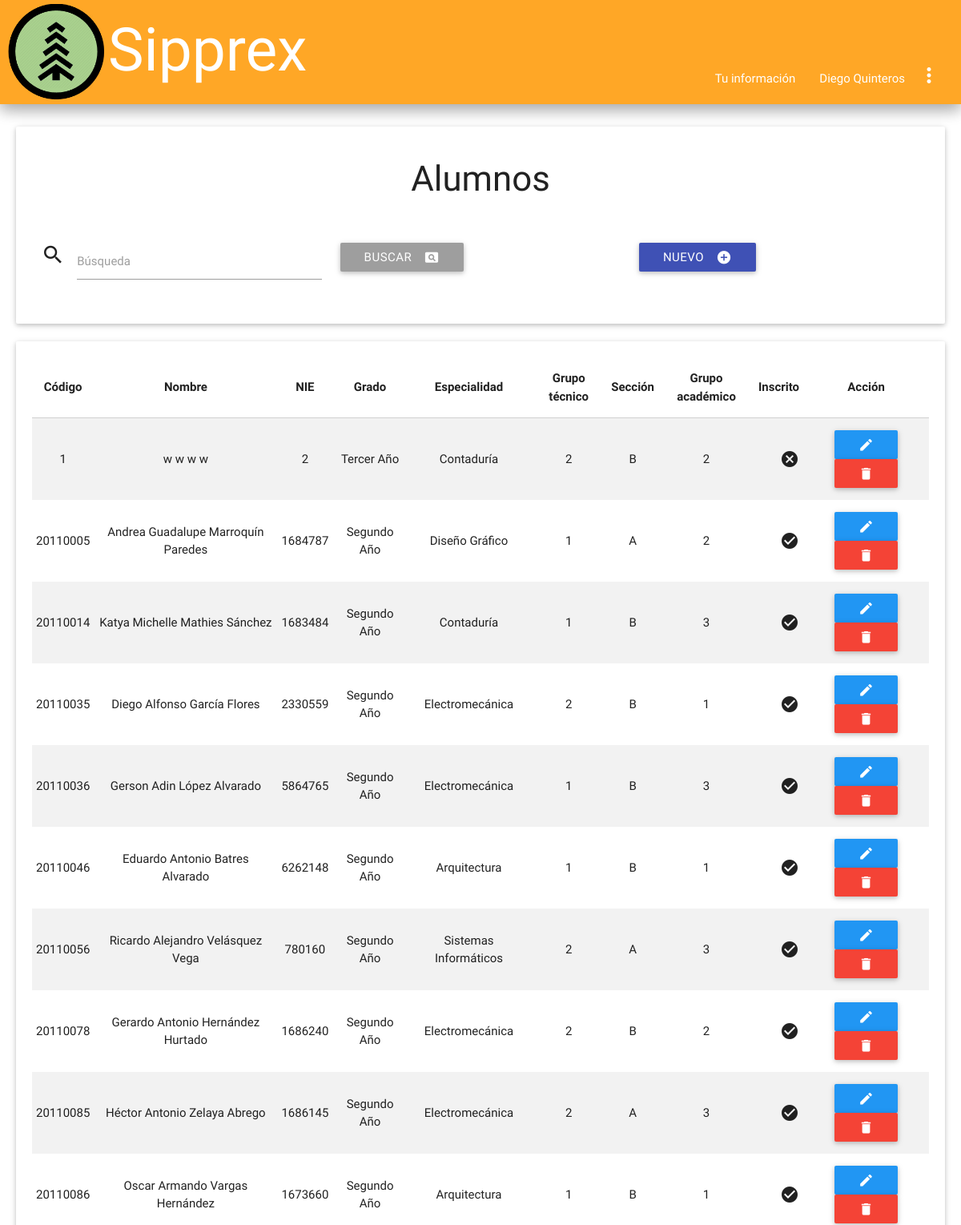
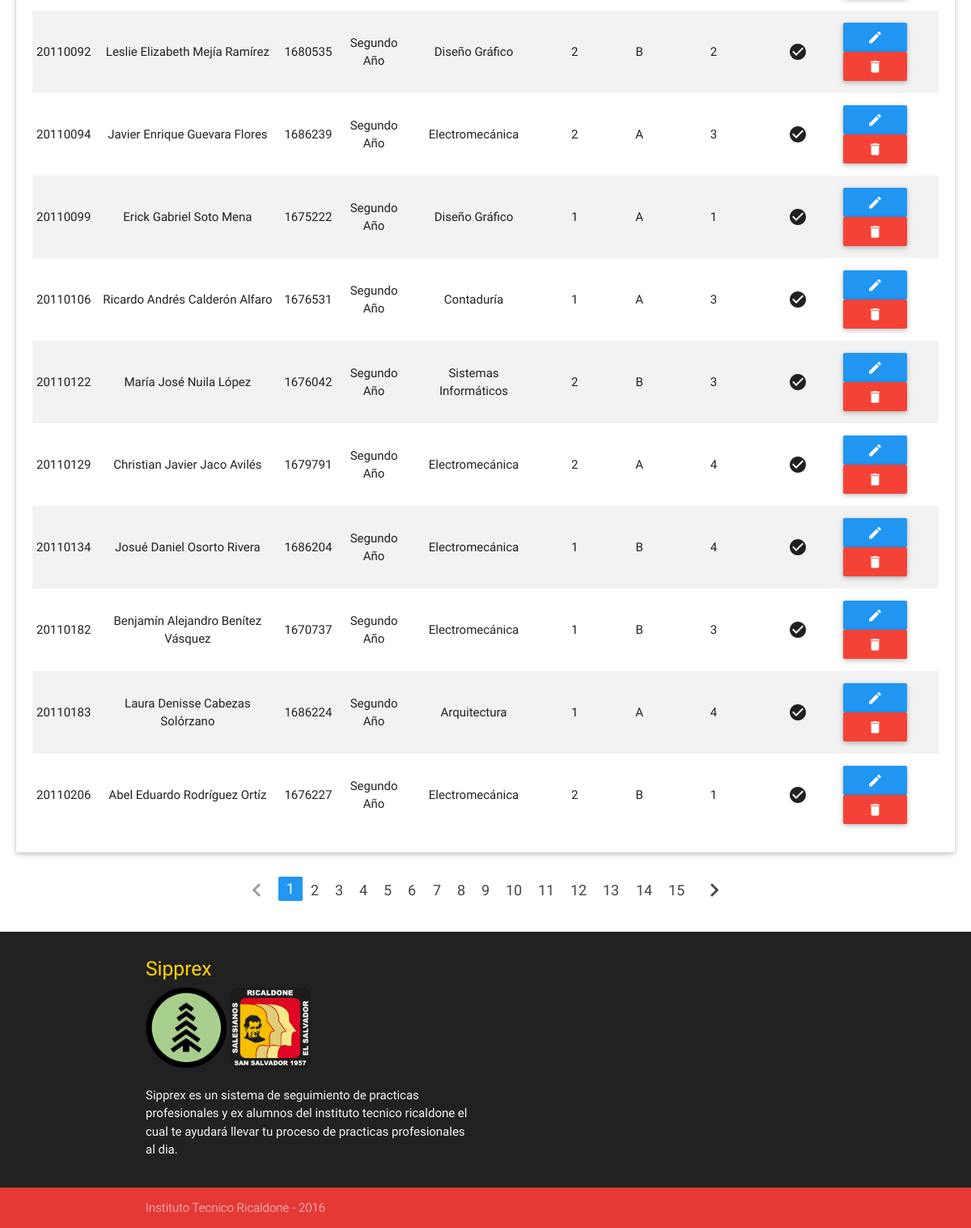
The page /admin/alumnos_index.php (signed in) on the database its author committed (2 pictures, top to bottom).
### tables this page shows
CREATE TABLE `alumnos` (
  `carnet` int(8) NOT NULL,
  `contraseña` varchar(100) NOT NULL,
  `nie` int(7) DEFAULT NULL,
  `nombre1` varchar(9) DEFAULT NULL,
  `nombre2` varchar(10) DEFAULT NULL,
  `apellido1` varchar(11) DEFAULT NULL,
  `apellido2` varchar(11) DEFAULT NULL,
  `grado` int(2) DEFAULT NULL,
  `especialidad` int(2) DEFAULT NULL,
  `grupo_Tecnic` int(2) DEFAULT NULL,
  `secc` int(2) DEFAULT NULL,
  `grupo_academ` int(2) DEFAULT NULL,
  `inscrito` varchar(9) DEFAULT NULL,
  `pregunta` varchar(50) NOT NULL,
  `respuesta` varchar(25) NOT NULL
);

CREATE TABLE `especialidades` (
  `id_especialidad` int(2) NOT NULL,
  `especialidad` varchar(21) DEFAULT NULL
);

CREATE TABLE `grupo_tecnico` (
  `id_grupo_tec` int(2) NOT NULL,
  `grupo_tec` int(1) DEFAULT NULL
);

CREATE TABLE `secciones` (
  `id_seccion` int(2) NOT NULL,
  `seccion` varchar(1) DEFAULT NULL
);

CREATE TABLE `grupo_academico` (
  `id_grupo_aca` int(2) NOT NULL,
  `grupo_aca` int(1) DEFAULT NULL
);

### bibliotecas/conexion.php (called while the page is built, shortened)
<?php
class Database
{
    private static $connection;
    private static function connect()
    {
        $server = 'localhost';
        $database = 'ssppea';
        $username = 'admin_sipprex';
        $password = 'sipprexricaldone';
        $options = array(PDO::MYSQL_ATTR_INIT_COMMAND => "set names utf8");
        self::$connection = null;
        try
        {
            self::$connection = new PDO("mysql:host=".$server."; dbname=".$database, $username, $password, $options);
            self::$connection->setAttribute(PDO::ATTR_ERRMODE, PDO::ERRMODE_EXCEPTION);
        }
        catch(PDOException $exception)
        {
            die($exception->getMessage());
        }
    }
    private static function desconnect()
    {
        self::$connection = null;
    }
    public static function getRow($query, $values)
    {
        $statement = self::$connection->prepare($query);
        $statement->execute($values);
        return $statement->fetch(PDO::FETCH_BOTH);
    }
    public static function getRows($query, $values)
    {
        $statement = self::$connection->prepare($query);
        $statement->execute($values);
        return $statement->fetchAll(PDO::FETCH_BOTH);
    }
}
?>

### admin/alumnos_index.php (the view, shortened to what this page needs)
<?php
 require("../bibliotecas/conexion.php");
 ?>
<!DOCTYPE html>
<html lang="es">
	<head>
		<?php include '../inc/styles.php'; ?>
	</head>
	<body>
		<?php
		 include("../inc/nav.php")
		 ?>
		<div class="card-panel paneles">
			<div class="titulo">
				<h3>Alumnos</h3>
			</div>
			<br>
			<form method='post' autocomplete="off" class='row'>
				<div class='input-field col s6 m4'>
					<i class='material-icons prefix'>search</i>
					<input id='buscar' autocomplete="off" type='text' name='buscar' class='validate'/>
					<label for='buscar' class='active'>Búsqueda</label>
				</div>
				<div class='input-field col s6 m4'>
					<button type='submit' class='btn grey left'><i class='material-icons right'>pageview</i>Buscar</button>
				</div>
				<div class='input-field col s12 m4'>
					<a href='alumnos_save.php' class='btn indigo'><i class='material-icons right'>add_circle</i>Nuevo</a>
				</div>
			</form>
		</div>
		<?php
		$page = null;
        if($page == null) {
            $page = 1;
        }
        if($page == "" || $page == "1")
        {
            $page1 = 0;
        }
        else {
            $page1 = ($page*20)-20;
        }
		if(!empty($_POST))
		{
			$search = strip_tags(trim($_POST['buscar']));
			$sql = "SELECT * FROM alumnos, años, especialidades, grupo_tecnico, secciones, grupo_academico WHERE alumnos.grado = años.id_año AND alumnos.especialidad = especialidades.id_especialidad AND alumnos.grupo_Tecnic = grupo_tecnico.id_grupo_tec AND alumnos.secc = secciones.id_seccion AND alumnos.grupo_academ = grupo_academico.id_grupo_aca AND apellido1 LIKE ? ORDER BY carnet LIMIT $page1,20";
			$params = array("%$search%");
		}
		else
		{
			$sql = "SELECT * FROM alumnos, años, especialidades, grupo_tecnico, secciones, grupo_academico WHERE alumnos.grado = años.id_año AND alumnos.especialidad = especialidades.id_especialidad AND alumnos.grupo_Tecnic = grupo_tecnico.id_grupo_tec AND alumnos.secc = secciones.id_seccion AND alumnos.grupo_academ = grupo_academico.id_grupo_aca ORDER BY carnet LIMIT $page1,20";
			$params = null;
		}
		$data = Database::getRows($sql, $params);
		if($data != null)
		{
			$tabla = 	"<div class='card-panel paneles'>
							<table class='centered striped responsive-table'>
								<thead>
									<tr>
										<th>Código</th>
										<th>Nombre</th>
										<th>NIE</th>
										<th>Grado</th>
										<th>Especialidad</th>
										<th>Grupo técnico</th>
										<th>Sección</th>
										<th>Grupo académico</th>
										<th>Inscrito</th>
										<th>Acción</th>
									</tr>
								</thead>
								<tbody>";
				foreach($data as $row)
				{
					$tabla .= 	"<tr>
									<td>$row[carnet]</td>
									<td>".htmlspecialchars($row['nombre1']).""." "."".htmlspecialchars($row['nombre2']).""." "."".htmlspecialchars($row['apellido1']).""." "."".htmlspecialchars($row['apellido2'])."</td>
									<td>".htmlspecialchars($row['nie'])."</td>
									<td>".htmlspecialchars($row['año'])."</td>
									<td>".htmlspecialchars($row['especialidad'])."</td>
									<td>".htmlspecialchars($row['grupo_tec'])."</td>
									<td>".htmlspecialchars($row['seccion'])."</td>
									<td>".htmlspecialchars($row['grupo_aca'])."</td>";
					if($row['inscrito'] == "VERDADERO"){
						$tabla .= "<td><i class='material-icons right'>check_circle</i></td>";
					}
					else{
						$tabla .= "<td><i class='material-icons right'>cancel</i></td>";
					}
					$tabla .=	"<td>
										<a href='alumnos_save.php?id=$row[carnet]' class='btn blue'><i class='material-icons'>edit</i></a>
										<a href='alumnos_delete.php?id=".base64_encode($row['carnet'])."' class='btn red'><i class='material-icons'>delete</i></a>
									</td>
								</tr>";
				}
				$tabla .= "</tbody>
						</table>
					</div>";
			print($tabla);
		}
		else
		{
			print("<br><div class='card-panel paneles'><i class='material-icons left'>warning</i>No hay registros.</div>");
		}
	?>
	<ul class="pagination center-align">
	<?php
	$cons2 = ("SELECT COUNT(carnet) FROM alumnos");
            $parametros = null;
            $filas = Database::getRow($cons2, $parametros);
            $filas = $filas[0]/20;
            $filas = ceil($filas);
                if($page == 1)
                {
                    $pagi = "<li class='disabled'><a><i class='material-icons'>chevron_left</i></a></li>";
                }
                else {
                    $page2 = $page - 1;
                    $pagi = "<li class='waves-efect'><a href='alumnos_index.php?page=".base64_encode($page2)."'><i class='material-icons'>chevron_left</i></a></li>";
                }
                for($i = 1; $i<=$filas; $i++) {
                    if($page==$i)
                    {
                     $pagi .= "<li class='active blue'><a href='alumnos_index.php?page=".base64_encode($i)."'>$i</a></li>";
                    }
                    else{
                        $pagi .= "<li class='waves-effect'><a href='alumnos_index.php?page=".base64_encode($i)."'>$i</a></li>";
                    }
                }
                if($page == $filas)
                {
                    $pagi .= "<li class='disabled'><a><i class='material-icons'>chevron_right</i></a></li>";
                }
                else {
                    $page2 = $page + 1;
                    $pagi .= "<li class='waves-efect'><a href='alumnos_index.php?page=".base64_encode($page2)."'><i class='material-icons'>chevron_right</i></a></li>";
                }
                print($pagi);
	?>
	</ul>
	</body>
	<?php require("../inc/footer.php"); ?>
</html>

### inc/styles.php (shortened to what this page needs)
<link href="../img/icons/MaterialIcons-Regular.woff2" rel="stylesheet">
<link type="text/css" rel="stylesheet" href="../css/materialize.min.css"  media="screen,projection"/>
<link type="text/css" rel="stylesheet" href="../css/md_icons.css"  media="screen,projection"/>
<link type="text/css" rel="stylesheet" href="../css/dropdown-width.css"  media="screen,projection"/>
<link type="text/css" rel="stylesheet" href="../css/css.css"  media="screen,projection"/>

### inc/nav.php (shortened to what this page needs)
<?php
      if(isset($_SESSION['carnet']) || isset($_SESSION['id_exalumnos']) || isset($_SESSION['codigo_admin']) || isset($_SESSION['id_empresa']))
      {
        if(isset($_SESSION['carnet']))
		{
		print("
			<div id='fixednav' class='navbar-fixed'>
				<ul id='ajustes' class='dropdown-content z-depth-2'>
				<li ><a href='../publico/profile.php' class='orange-text'>Perfil</a></li>
				<li ><a href='../sesiones/versesiones.php' class='orange-text'>Sesiones abiertas</a></li>
				<li ><a href='../mail/mail.php' class='orange-text'>Mensajes</a></li>
				<li ><a href='../bibliotecas/logout.php' class='orange-text'>Cerrar sesion</a></li>
				</ul>
				<ul id='ajustes2' class='dropdown-content z-depth-2'>
				<li ><a href='../sesiones/versesiones.php' class='orange-text'>Sesiones abiertas</a></li>
				<li ><a href='../mail/mail.php' class='orange-text'>Mensajes</a></li>
				<li ><a href='../bibliotecas/logout.php' class='orange-text'>Cerrar sesion</a></li>
				</ul>
				<nav class='orange lighten-1 z-depth-2'>
				<div  id='nav' class=''>
					<img id='imgnav' class='responsive-img hide-on-small-only' src='../img/iconSipprex.png' width='120'>
					<a id = 'navlogo' href='index.php' class='brand-logo'>Sipprex</a>
					<a href='#' data-activates='mobile-demo' class='button-collapse'><i class='material-icons'>menu</i></a>
					<ul id='navul' class='right hide-on-med-and-down'>
					<li><a href='pracpalumno.php'>Practicas profesionales</a></li>
					<li><a class='dropdown-button' href='#!' data-hover = 'true' data-beloworigin = 'true' data-constrainwidth = 'false' data-activates = 'ajustes'>$_SESSION[nombre_usuario]<i class='material-icons right'>more_vert</i></a></li>
					</ul>
					<ul class='side-nav' id='mobile-demo'>
					<li><a href='pracpalumno.php'>Practicas profesionales</a></li>
					<li><a class='dropdown-button' href='#!' data-hover = 'true' data-beloworigin='true' data-constrainwidth='false' data-activates='ajustes2'>$_SESSION[nombre_usuario]<i class='material-icons right hide-on-med-and-down'>more_vert</i></a></li>
					</ul>
				</div>
				</nav>
				<div id='espa'></div>
			</div>");
		}
		else{
			if(isset($_SESSION['id_exalumnos']))
			{
				print("
			<div id='fixednav' class='navbar-fixed'>
				<ul id='ajustes' class='dropdown-content z-depth-2'>
				<li ><a href='../sesiones/versesiones.php' class='orange-text'>Sesiones abiertas</a></li>
				<li ><a href='../mail/mail.php' class='orange-text'>Mensajes</a></li>
				<li ><a href='../bibliotecas/logout.php' class='orange-text'>Cerrar sesión</a></li>
				</ul>
				<ul id='ajustes2' class='dropdown-content z-depth-2'>
				<li ><a href='../sesiones/versesiones.php' class='orange-text'>Sesiones abiertas</a></li>
				<li ><a href='../mail/mail.php' class='orange-text'>Mensajes</a></li>
				<li ><a href='../bibliotecas/logout.php' class='orange-text'>Cerrar sesión</a></li>
				</ul>
				<nav class='orange lighten-1 z-depth-2'>
				<div  id='nav' class=''>
					<img id='imgnav' class='responsive-img hide-on-small-only' src='../img/iconSipprex.png' width='120'>
					<a id = 'navlogo' href='index.php' class='brand-logo'>Sipprex</a>
					<a href='#' data-activates='mobile-demo' class='button-collapse'><i class='material-icons'>menu</i></a>
					<ul id='navul' class='right hide-on-med-and-down'>
					<li><a href='profile.php'>Tu información</a></li>
					<li><a class='dropdown-button' href='#!' data-hover = 'true' data-beloworigin='true' data-constrainwidth='false' data-activates='ajustes'>$_SESSION[nombre_usuario]<i class='material-icons right'>more_vert</i></a></li>
					</ul>
					<ul class='side-nav' id='mobile-demo'>
						<li><a href='profile.php'>Tu información</a></li>
					<li><a class='dropdown-button' href='#!' data-hover = 'true' data-beloworigin='true' data-constrainwidth='false' data-activates='ajustes2'>$_SESSION[nombre_usuario]<i class='material-iconsright hide-on-med-and-down'>more_vert</i></a></li>
					</ul>
				</div>
				</nav>
				<div id='espa'></div>
			</div>");
			}
		}
      }
      else {
		  header("location: ../publico/login.php");
	  }
?>

### inc/footer.php (shortened to what this page needs)
      <?php
      if(isset ($_SESSION['id_usu']))
      {
      }
      else {
      print("
      <footer class='page-footer grey darken-4'>
          <div class='container'>
            <div class='row'>
              <div class='col l6 s12'>
                <h5 class='yellow-text text-accent-4'>Sipprex</h5>
                <img class='responsive-img' width='100' src='../img/iconSipprex.png'>
                <img class='responsive-img' width='100' src='../img/icon.png'>
                <p class='grey-text text-lighten-4'>Sipprex es un sistema de seguimiento de practicas profesionales y ex alumnos del instituto tecnico ricaldone el cual te ayudará llevar tu proceso de practicas profesionales al dia.</p>
              </div>
              <div class='col l4 offset-l2 s12'>
                <!--<h5 class='white-text'>Links</h5>
                <ul>
                  <li><a class='grey-text text-lighten-3' href='#!'>Link 1</a></li>
                  <li><a class='grey-text text-lighten-3' href='#!'>Link 2</a></li>
                  <li><a class='grey-text text-lighten-3' href='#!'>Link 3</a></li>
                  <li><a class='grey-text text-lighten-3' href='#!'>Link 4</a></li>
                </ul>-->
              </div>
            </div>
          </div>
          <div id = 'footer2' class='footer-copyright red darken-1'>
            <div class='container'>
            Instituto Tecnico Ricaldone - 2016
            <a class='grey-text text-lighten-4 right' href='#!'></a>
            </div>
          </div>
    </footer>
    "
      );
      }
?>

### css/dropdown-width.css (style rules this page uses)
#nav { padding-right: 10px; padding-left: 10px; }
#fixednav { padding-bottom: 150px; }
#navlogo { padding-left: 5px; padding-top: 30px; font-size: 75px; }
nav { height: 130px; }
#imgnav { padding-top: 4.5px; }
#navul { padding-top: 66px; }
body { display: flex; min-height: 100vh; flex-direction: column; }
#footer2 { height: 50px; }

### css/css.css (style rules this page uses)
.paneles { margin-left: 20px; margin-right: 20px; }
.titulo { text-align: center; }

### rows shown on the page
alumnos: carnet "1", nombre1 "w", nombre2 "w", apellido1 "w", apellido2 "w", nie "2", grado.año "Tercer Año", especialidad.especialidad "Contaduría", grupo_Tecnic.grupo_tec "2", secc.seccion "B", grupo_academ.grupo_aca "2", inscrito "FALSO" (drawn)
alumnos: carnet "20110005", nombre1 "Andrea", nombre2 "Guadalupe", apellido1 "Marroquín", apellido2 "Paredes", nie "1684787", grado.año "Segundo Año", especialidad.especialidad "Diseño Gráfico", grupo_Tecnic.grupo_tec "1", secc.seccion "A", grupo_academ.grupo_aca "2", inscrito "VERDADERO" (drawn)
alumnos: carnet "20110014", nombre1 "Katya", nombre2 "Michelle", apellido1 "Mathies", apellido2 "Sánchez", nie "1683484", grado.año "Segundo Año", especialidad.especialidad "Contaduría", grupo_Tecnic.grupo_tec "1", secc.seccion "B", grupo_academ.grupo_aca "3", inscrito "VERDADERO" (drawn)
alumnos: carnet "20110035", nombre1 "Diego", nombre2 "Alfonso", apellido1 "García", apellido2 "Flores", nie "2330559", grado.año "Segundo Año", especialidad.especialidad "Electromecánica", grupo_Tecnic.grupo_tec "2", secc.seccion "B", grupo_academ.grupo_aca "1", inscrito "VERDADERO" (drawn)
alumnos: carnet "20110036", nombre1 "Gerson", nombre2 "Adin", apellido1 "López", apellido2 "Alvarado", nie "5864765", grado.año "Segundo Año", especialidad.especialidad "Electromecánica", grupo_Tecnic.grupo_tec "1", secc.seccion "B", grupo_academ.grupo_aca "3", inscrito "VERDADERO" (drawn)
alumnos: carnet "20110046", nombre1 "Eduardo", nombre2 "Antonio", apellido1 "Batres", apellido2 "Alvarado", nie "6262148", grado.año "Segundo Año", especialidad.especialidad "Arquitectura", grupo_Tecnic.grupo_tec "1", secc.seccion "B", grupo_academ.grupo_aca "1", inscrito "VERDADERO" (drawn)
alumnos: carnet "20110056", nombre1 "Ricardo", nombre2 "Alejandro", apellido1 "Velásquez", apellido2 "Vega", nie "780160", grado.año "Segundo Año", especialidad.especialidad "Sistemas Informáticos", grupo_Tecnic.grupo_tec "2", secc.seccion "A", grupo_academ.grupo_aca "3", inscrito "VERDADERO" (drawn)
alumnos: carnet "20110078", nombre1 "Gerardo", nombre2 "Antonio", apellido1 "Hernández", apellido2 "Hurtado", nie "1686240", grado.año "Segundo Año", especialidad.especialidad "Electromecánica", grupo_Tecnic.grupo_tec "2", secc.seccion "B", grupo_academ.grupo_aca "2", inscrito "VERDADERO" (drawn)
alumnos: carnet "20110085", nombre1 "Héctor", nombre2 "Antonio", apellido1 "Zelaya", apellido2 "Abrego", nie "1686145", grado.año "Segundo Año", especialidad.especialidad "Electromecánica", grupo_Tecnic.grupo_tec "2", secc.seccion "A", grupo_academ.grupo_aca "3", inscrito "VERDADERO" (drawn)
alumnos: carnet "20110086", nombre1 "Oscar", nombre2 "Armando", apellido1 "Vargas", apellido2 "Hernández", nie "1673660", grado.año "Segundo Año", especialidad.especialidad "Arquitectura", grupo_Tecnic.grupo_tec "1", secc.seccion "B", grupo_academ.grupo_aca "1", inscrito "VERDADERO" (drawn)
alumnos: carnet "20110092", nombre1 "Leslie", nombre2 "Elizabeth", apellido1 "Mejía", apellido2 "Ramírez", nie "1680535", grado.año "Segundo Año", especialidad.especialidad "Diseño Gráfico", grupo_Tecnic.grupo_tec "2", secc.seccion "B", grupo_academ.grupo_aca "2", inscrito "VERDADERO" (drawn)
alumnos: carnet "20110094", nombre1 "Javier", nombre2 "Enrique", apellido1 "Guevara", apellido2 "Flores", nie "1686239", grado.año "Segundo Año", especialidad.especialidad "Electromecánica", grupo_Tecnic.grupo_tec "2", secc.seccion "A", grupo_academ.grupo_aca "3", inscrito "VERDADERO" (drawn)
alumnos: carnet "20110099", nombre1 "Erick", nombre2 "Gabriel", apellido1 "Soto", apellido2 "Mena", nie "1675222", grado.año "Segundo Año", especialidad.especialidad "Diseño Gráfico", grupo_Tecnic.grupo_tec "1", secc.seccion "A", grupo_academ.grupo_aca "1", inscrito "VERDADERO" (drawn)
alumnos: carnet "20110106", nombre1 "Ricardo", nombre2 "Andrés", apellido1 "Calderón", apellido2 "Alfaro", nie "1676531", grado.año "Segundo Año", especialidad.especialidad "Contaduría", grupo_Tecnic.grupo_tec "1", secc.seccion "A", grupo_academ.grupo_aca "3", inscrito "VERDADERO" (drawn)
alumnos: carnet "20110122", nombre1 "María", nombre2 "José", apellido1 "Nuila", apellido2 "López", nie "1676042", grado.año "Segundo Año", especialidad.especialidad "Sistemas Informáticos", grupo_Tecnic.grupo_tec "2", secc.seccion "B", grupo_academ.grupo_aca "3", inscrito "VERDADERO" (drawn)
alumnos: carnet "20110129", nombre1 "Christian", nombre2 "Javier", apellido1 "Jaco", apellido2 "Avilés", nie "1679791", grado.año "Segundo Año", especialidad.especialidad "Electromecánica", grupo_Tecnic.grupo_tec "2", secc.seccion "A", grupo_academ.grupo_aca "4", inscrito "VERDADERO" (drawn)
alumnos: carnet "20110134", nombre1 "Josué", nombre2 "Daniel", apellido1 "Osorto", apellido2 "Rivera", nie "1686204", grado.año "Segundo Año", especialidad.especialidad "Electromecánica", grupo_Tecnic.grupo_tec "1", secc.seccion "B", grupo_academ.grupo_aca "4", inscrito "VERDADERO" (drawn)
alumnos: carnet "20110182", nombre1 "Benjamín", nombre2 "Alejandro", apellido1 "Benítez", apellido2 "Vásquez", nie "1670737", grado.año "Segundo Año", especialidad.especialidad "Electromecánica", grupo_Tecnic.grupo_tec "1", secc.seccion "B", grupo_academ.grupo_aca "3", inscrito "VERDADERO" (drawn)
alumnos: carnet "20110183", nombre1 "Laura", nombre2 "Denisse", apellido1 "Cabezas", apellido2 "Solórzano", nie "1686224", grado.año "Segundo Año", especialidad.especialidad "Arquitectura", grupo_Tecnic.grupo_tec "1", secc.seccion "A", grupo_academ.grupo_aca "4", inscrito "VERDADERO" (drawn)
alumnos: carnet "20110206", nombre1 "Abel", nombre2 "Eduardo", apellido1 "Rodríguez", apellido2 "Ortíz", nie "1676227", grado.año "Segundo Año", especialidad.especialidad "Electromecánica", grupo_Tecnic.grupo_tec "2", secc.seccion "B", grupo_academ.grupo_aca "1", inscrito "VERDADERO" (drawn)

### other values the page prints
$_SESSION[nombre_usuario] "Diego Quinteros"
